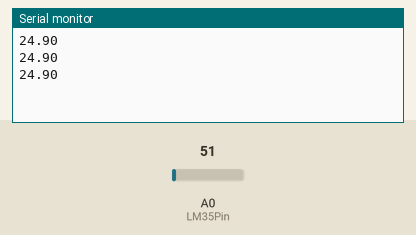
Bench run of a sketch on a simulated Arduino Uno, built with avr-gcc and run on an emulated ATmega328P. Parts: the last lines printed to the serial monitor. The test bench sets the inputs (shaded band); at power-on: A0 (LM35Pin) = 51.

Above: at 1.3 s.
1.4 s: A0 (LM35Pin) set to 61
At 1.9 s:
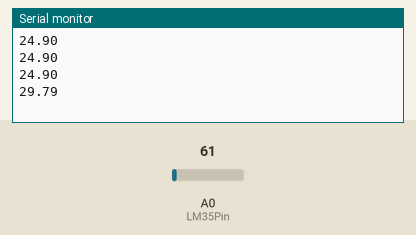
2.9 s: A0 (LM35Pin) set to 71
At 3.4 s:
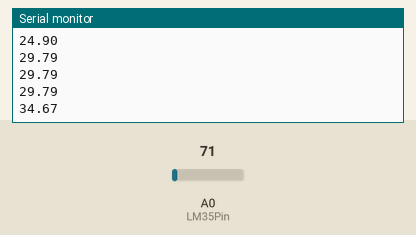
Timing chart, 0 to 5.9 s (numbered marks = the images above; inputs shaded):
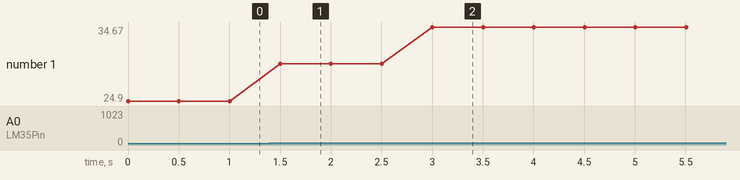

The sketch:

____LM35.ino
```cpp
// 溫度偵測
int LM35Pin = A0;		//設定LM35的PIN腳
int DelayTime = 500;	//偵測間隔時間

void setup()
{
	Serial.begin(9600);         //設定串口速率
}

void loop()
{
	//宣告一個浮點數,讀出一個類比值(電壓), 並經過換算轉成相對的溫度值
	float TemptureVal = analogRead(LM35Pin) * 0.48828125;
	Serial.println(TemptureVal);
	delay(DelayTime);
}
```

Measured:
- after the input at 1.4 s, the serial monitor: prints a new line after 0.10 s (image 1)
- after the input at 2.9 s, the serial monitor: prints a new line after 0.10 s (image 2)
- plotted number 1: 24.9 → 29.79 after the input at 1.4 s, 29.79 → 34.67 after the input at 2.9 s
